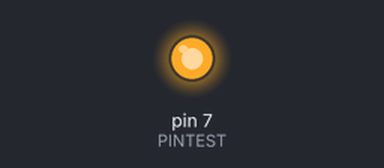
Recording of a sketch running on a simulated Arduino Uno, built with avr-gcc and run on an emulated ATmega328P. Shown: output pins drawn as LEDs (lit = HIGH).

Above: at 3.1 s.
At 6.1 s:
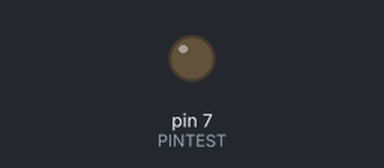
Timing chart, 0 to 9.7 s (numbered marks = the images above):
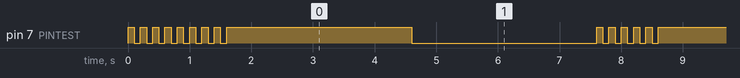

Measured:
- by itself, pin 7 (PINTEST): HIGH → LOW at 0.10 s, → HIGH 0.10 s later, → LOW 0.10 s later, → HIGH 0.10 s later, … (232 changes in this stretch)
- by itself, everything shown: repeats every 7.0 s, in 12 steps

The sketch:

blink.ino
```cpp
#define PINTEST 7
#define DELAY 3000
void setup() {
  pinMode(PINTEST, OUTPUT);
  for(uint8_t i=0; i<3; i++) {
    digitalWrite(PINTEST, HIGH); delay(100);
    digitalWrite(PINTEST, LOW);  delay(100);
  }
}

void loop() {
  for(uint8_t i=0; i<5; i++) {
    digitalWrite(PINTEST, HIGH); delay(100);
    digitalWrite(PINTEST, LOW);  delay(100);
  }
  digitalWrite(PINTEST, HIGH); delay(3000);
  digitalWrite(PINTEST, LOW); delay(3000);
}
```
